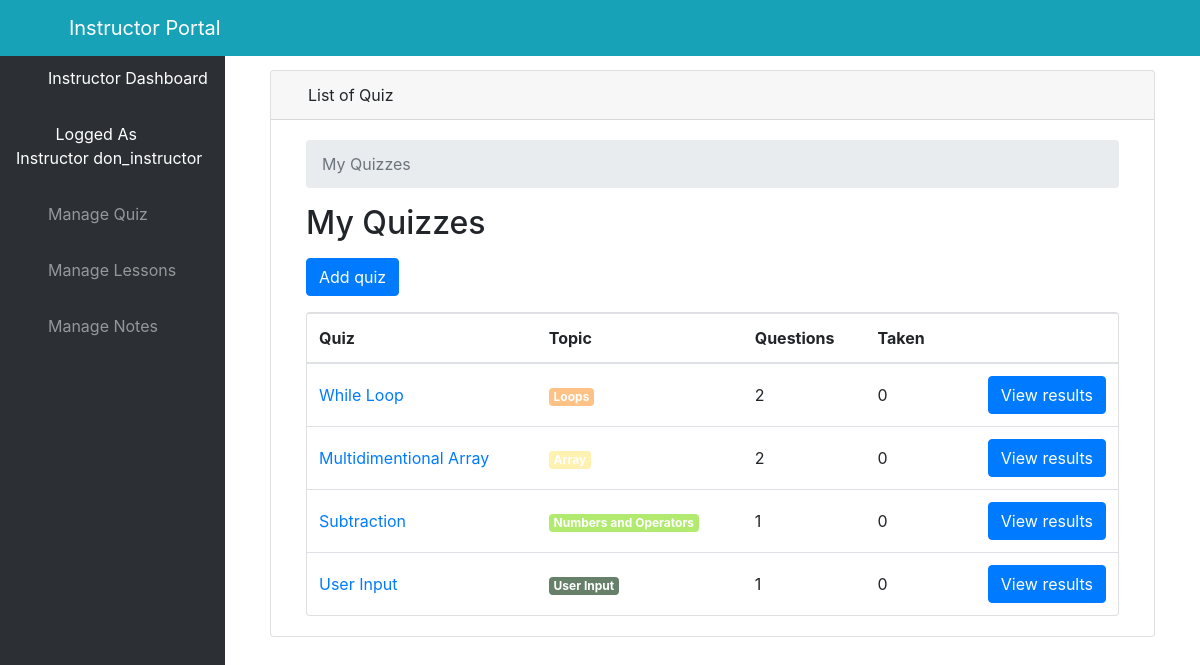
/llist_quiz/ (signed in), run on the app's committed database.
### elearn/models.py (models this page shows, shortened)
class User(AbstractUser):
    is_learner = models.BooleanField(default=False)
    is_instructor = models.BooleanField(default=False)
    is_admin = models.BooleanField(default=False)

class Quiz(models.Model):
    owner = models.ForeignKey(User, on_delete=models.CASCADE, related_name='quizzes')
    name = models.CharField(max_length=255)
    course = models.ForeignKey(Course, on_delete=models.CASCADE, related_name='quizzes')
    requiredprogress = models.IntegerField(default=0)

class Course(models.Model):
    name = models.CharField(max_length=30)
    color = models.CharField(max_length=7, default='#007bff')
    def get_html_badge(self):
        name = escape(self.name)
        color = escape(self.color)
        html = '<span class="badge badge-primary" style="background-color: %s">%s</span>' % (color, name)
        return mark_safe(html)

### elearn/views.py (the view)
# urls.py: path('llist_quiz/', views.QuizListView.as_view(), name='quiz_change_list'),
class QuizListView(ListView):
    model = Quiz
    ordering = ['name']
    context_object_name = 'quizzes'
    template_name = 'dashboard/instructor/quiz_change_list.html'
    def get_queryset(self):
        queryset = self.request.user.quizzes \
            .select_related('course') \
            .annotate(questions_count=Count('questions', distinct=True)) \
            .annotate(taken_count=Count('taken_quizzes', distinct=True))
        return queryset

### elearn/templates/dashboard/instructor/quiz_change_list.html (shortened to what this page needs)
{% extends 'dashboard/instructor/base.html' %}
{% block body %}
    <div class="container-fluid">
    <div class="row">
    <div class="col-12 mb-3">
    <div class="col-12 mb-3">
    <div id="content-wrapper" style="padding-top: 20px">
    <div class="container-fluid">
    <div class="card mb-3">
    <div class="card-header">
        <i class="fas fa-table text-primary"></i>
        List of Quiz
    </div>
    <div class="card-body">
    <div class="col-sm-12">
    <nav aria-label="breadcrumb">
        <ol class="breadcrumb">
            <li class="breadcrumb-item active" aria-current="page">My Quizzes</li>
        </ol>
    </nav>
    <h2 class="mb-3">My Quizzes</h2>
    <a href="{% url 'quiz_add' %}" class="btn btn-primary mb-3" role="button">Add quiz</a>
    <div class="card">
        <table class="table mb-0">
            <thead>
            <tr>
                <th>Quiz</th>
                <th>Topic</th>
                <th>Questions</th>
                <th>Taken</th>
                <th></th>
            </tr>
            </thead>
            <tbody>
            {% for quiz in quizzes %}
                <tr>
                    <td class="align-middle"><a href="{% url 'quiz_change' quiz.pk %}">{{ quiz.name }}</a></td>
                    <td class="align-middle">{{ quiz.course.get_html_badge }}</td>
                    <td class="align-middle">{{ quiz.questions_count }}</td>
                    <td class="align-middle">{{ quiz.taken_count }}</td>
                    <td class="text-right">
                        <a href="{% url 'quiz_results' quiz.pk %}" class="btn btn-primary">View results</a>
                    </td>
                </tr>
            {% empty %}
                <tr>
                    <td class="bg-light text-center font-italic" colspan="5">You haven't created any quiz yet.</td>
                </tr>
            {% endfor %}
            </tbody>
        </table>
    </div>
{% endblock body %}

### elearn/templates/dashboard/instructor/base.html (shortened to what this page needs)
<!DOCTYPE html>
<html lang="en">
<head>
    {% load static %}
    <link href="{% static 'vendor/fontawesome-free/css/all.min.css' %}" rel="stylesheet" type="text/css">
    <link href="{% static 'vendor/datatables/dataTables.bootstrap4.css' %}" rel="stylesheet">
    <link href="{% static 'css/sb-admin.css' %}" rel="stylesheet">
</head>
<body id="page-top">
<nav class="navbar navbar-expand navbar-light bg-info fixed-top">
    <button class="btn btn-link btn-sm text-white order-1 order-sm-0" id="sidebarToggle" href="#">
        <i class="fas fa-bars"></i>
    </button>
    <a class="navbar-brand ml-4 text-white" href="{% url 'instructor' %}">Instructor Portal</a>
    <ul class="navbar-nav ml-auto mr-0 mr-md-3 my-2 my-md-0">
        <li class="nav-item dropdown no-arrow">
            <a class="nav-link dropdown-toggle" href="#" id="userDropdown" role="button" data-toggle="dropdown"
               aria-haspopup="true" aria-expanded="false">
                <i class="fas fa-user-circle fa-fw text-white"></i>
            </a>
        </li>
    </ul>
</nav>
<div id="wrapper" style="padding-top: 50px;">
    <ul class="sidebar navbar-nav">
        <li class="nav-item active">
            <a class="nav-link" href="{% url 'instructor' %}">
                <i class="fa fa-home" aria-hidden="true"></i>
                <span>Instructor Dashboard</span>
            </a>
        </li>
        <li class="nav-item active">
            <a class="nav-link" href="{% url 'user_profile' %}">
                <i class="fas fa-user-circle fa-fw text-info"></i>
                <span>Logged As Instructor {{ user.username }}</span>
            </a>
        </li>
        <li class="nav-item dropdown no-arrow">
            <a class="nav-link dropdown-toggle" data-toggle="dropdown" aria-haspopup="true" aria-expanded="false"
               href="">
                <i class="fa fa-th-list" aria-hidden="true"></i>
                <span>Manage Quiz</span>
            </a>
        </li>
        <li class="nav-item dropdown no-arrow">
            <a class="nav-link dropdown-toggle" data-toggle="dropdown" aria-haspopup="true" aria-expanded="false"
               href="">
                <i class="fas fa-book-reader" aria-hidden="true"></i>
                <span>Manage Lessons</span>
            </a>
        </li>
        <li class="nav-item">
            <a class="nav-link" href="{% url 'lnotes' %}">
                <i class="fas fa-pen" aria-hidden="true"></i>
                <span>Manage Notes</span>
            </a>
        </li>
    </ul>
    {% block body %}{% endblock %}
</div>

### data on the page
User: username "don_instructor"
Quiz: name "While Loop", course.get_html_badge "Loops", questions_count "2", taken_count "0"
Quiz: name "Multidimentional Array", questions_count "2", taken_count "0"
Quiz: name "Subtraction", course.get_html_badge "Numbers and Operators", questions_count "1", taken_count "0"
Quiz: name "User Input", course.get_html_badge "User Input", questions_count "1", taken_count "0"
